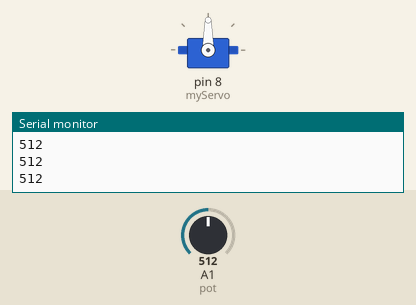
Recording of a sketch running on a simulated Arduino Uno, built with avr-gcc and run on an emulated ATmega328P. Shown: servo, the last lines printed to the serial monitor. The test bench sets the inputs (shaded band); at power-on: A1 (pot) = 512.

Above: at 1.2 s.
1.3 s: A1 (pot) set to 716
At 2.5 s:
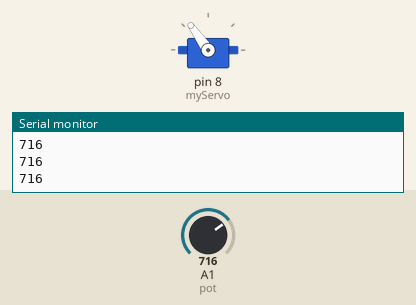
2.8 s: A1 (pot) set to 900
At 4.0 s:
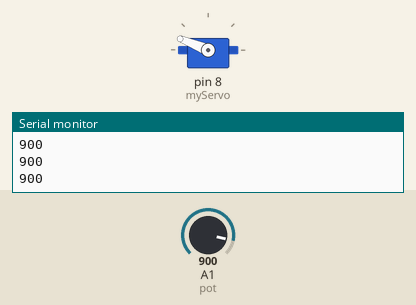
4.3 s: A1 (pot) set to 1023
At 5.1 s:
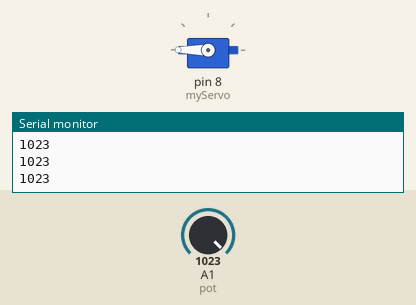
5.8 s: A1 (pot) set to 306
At 6.3 s:
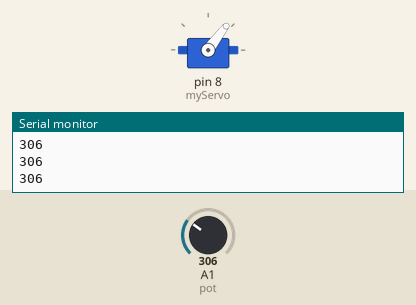
7.3 s: A1 (pot) set to 122
At 8.5 s:
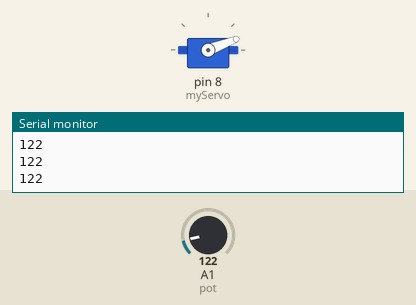
8.8 s: A1 (pot) set to 0
At 9.6 s:
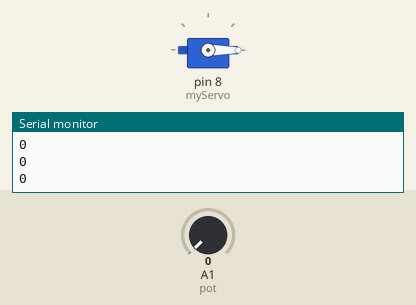
Timing chart, 0 to 11.3 s (numbered marks = the images above; inputs shaded):
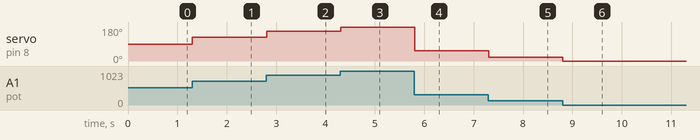

Measured:
- after the input at 1.3 s, servo on pin 8 (myServo): 90° → 125° at once
- after the input at 2.8 s, servo on pin 8 (myServo): 125° → 158° at once
- after the input at 4.3 s, servo on pin 8 (myServo): 158° → 180° at once
- after the input at 5.8 s, servo on pin 8 (myServo): 180° → 53° at once
- after the input at 7.3 s, servo on pin 8 (myServo): 53° → 21° at once
- after the input at 8.8 s, servo on pin 8 (myServo): 21° → 0° at once

The sketch:

servo_arm.ino
```cpp
#include <Servo.h>
Servo myServo;
int pot = A1;
int val;

void setup() {
  myServo.attach(8);
  Serial.begin(9600);

}

void loop() {
  val = analogRead(pot);
  Serial.println(val);
  val = map(val, 0, 1023, 0, 180);
  myServo.write (val);

}
```
